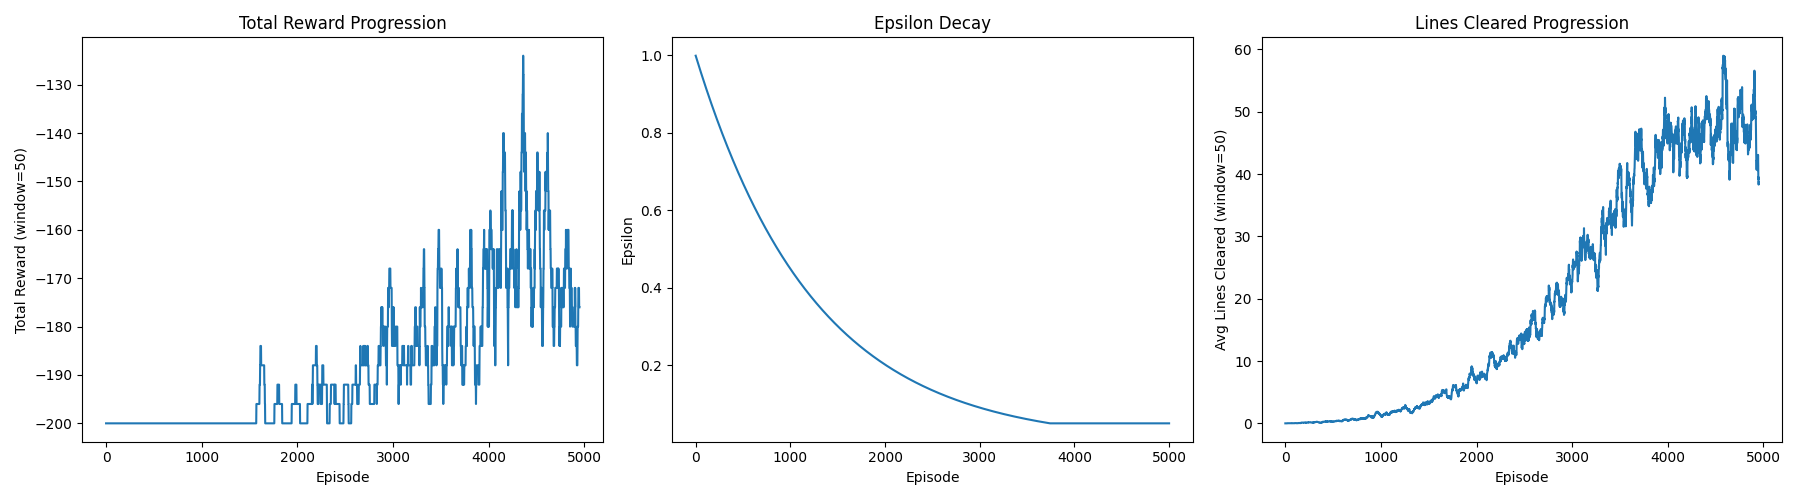

The Python source for this figure:
import cv2
import gymnasium as gym
import numpy as np
import random
import torch
import torch.nn as nn
import torch.optim as optim
from collections import deque
import os
import matplotlib
matplotlib.use('Agg')
import matplotlib.pyplot as plt
import yaml

from tetris_gymnasium.envs.tetris import Tetris
from tetris_gymnasium.mappings.actions import ActionsMapping

# Initialize ActionsMapping for use in functions
A = ActionsMapping()

# ------------------------
# Directories & Config
# ------------------------
CHECKPOINT_DIR = "checkpoints"
GRAPHS_DIR = "graphs"
BEST_MODELS_DIR = "best_models"  # Store history of best models
GRAPH_FILE = f"{GRAPHS_DIR}/tetris_training_graph_features.png"
SAVE_EVERY = 200
MAX_CHECKPOINTS = 10
MAX_BEST_MODELS = 10 

# Fixed to 5 features: smoothness, lines_cleared, holes, min_height, max_height
FEATURE_DIM = 5

# ------------------------
# Feature-Only DQN Network
# ------------------------
class DQN(nn.Module):
    def __init__(self, feature_dim=5):
        super(DQN, self).__init__()
        
        # 5-feature network: feature_dim -> 64 -> 64 -> 1
        self.conv1 = nn.Sequential(nn.Linear(feature_dim, 64), nn.ReLU(inplace=True))
        self.conv2 = nn.Sequential(nn.Linear(64, 64), nn.ReLU(inplace=True))
        self.conv3 = nn.Sequential(nn.Linear(64, 1))
        self._create_weights()
        # print(f"🔧 Network architecture: {feature_dim} -> 64 -> 64 -> 1")

    def _create_weights(self):
        """Xavier initialization"""
        for m in self.modules():
            if isinstance(m, nn.Linear):
                nn.init.xavier_uniform_(m.weight)
                nn.init.constant_(m.bias, 0)

    def forward(self, features):
        x = self.conv1(features)
        x = self.conv2(x) 
        x = self.conv3(x)
        return x

# ------------------------
# Agent Class
# ------------------------
class Agent:
    def __init__(self, feature_dim, lr, gamma, batch_size, memory_size, device):
        """
        Initialize the DQN Agent with networks, optimizer, and replay memory.
        
        Args:
            feature_dim: Dimension of the feature vector
            lr: Learning rate
            gamma: Discount factor
            batch_size: Batch size for training
            memory_size: Maximum size of replay memory
            device: torch device (cuda or cpu)
        """
        self.device = device
        self.gamma = gamma
        self.batch_size = batch_size
        
        # Create networks
        self.policy_net = DQN(feature_dim).to(device)
        self.target_net = DQN(feature_dim).to(device)
        self.target_net.load_state_dict(self.policy_net.state_dict())
        
        # Optimizer and loss
        self.optimizer = optim.Adam(self.policy_net.parameters(), lr=lr)
        self.loss_fn = nn.MSELoss()
        
        # Replay memory
        self.memory = deque(maxlen=memory_size)
    
    def remember(self, features, reward, next_features, done):
        """Store transition in replay memory"""
        self.memory.append((features, reward, next_features, done))
    
    def replay(self):
        """Train the network using a batch from replay memory"""
        if len(self.memory) < self.batch_size:
            return
        
        batch = random.sample(self.memory, self.batch_size)
        features, rewards, next_features, dones = zip(*batch)
        
        features = torch.tensor(np.array(features), dtype=torch.float32).to(self.device)
        next_features = torch.tensor(np.array(next_features), dtype=torch.float32).to(self.device)
        rewards = torch.tensor(np.array(rewards, dtype=np.float32), dtype=torch.float32).to(self.device)
        
        # Q-values for current states
        q_values = self.policy_net(features).squeeze()
        
        # Q-values for next states (using target network)
        self.policy_net.eval()
        with torch.no_grad():
            next_q_values = self.target_net(next_features).squeeze()
        self.policy_net.train()
        
        # Compute target Q-values
        y_batch = []
        for reward, done, next_q in zip(rewards, dones, next_q_values):
            if done:
                y_batch.append(reward)
            else:
                y_batch.append(reward + self.gamma * next_q)
        y_batch = torch.stack(y_batch).to(self.device)
        
        # Compute loss and update
        loss = self.loss_fn(q_values, y_batch)
        self.optimizer.zero_grad()
        loss.backward()
        self.optimizer.step()
    
    def update_target_network(self):
        """Copy weights from policy network to target network"""
        self.target_net.load_state_dict(self.policy_net.state_dict())
    
    def save(self, filepath, epsilon, episode, reward=None):
        """Save agent state to file"""
        state = {
            "policy_state_dict": self.policy_net.state_dict(),
            "target_state_dict": self.target_net.state_dict(),
            "epsilon": epsilon,
            "episode": episode
        }
        if reward is not None:
            state["reward"] = reward
        torch.save(state, filepath)
    
    def load(self, filepath):
        """Load agent state from file"""
        checkpoint = torch.load(filepath, map_location=self.device, weights_only=False)
        self.policy_net.load_state_dict(checkpoint["policy_state_dict"])
        self.target_net.load_state_dict(checkpoint["target_state_dict"])
        return checkpoint

# ------------------------
# Tetris Environment Wrapper
# ------------------------
class TetrisEnv:
    """Wrapper class for Tetris environment with helper methods"""
    
    # Offsets to convert trimmed-x → env-x
    # Format: piece_index : [offset_per_rotation]
    X_OFFSETS = {
        0: [0, -2],         # I (horizontal, vertical)
        1: [0],             # O
        2: [0, -1, 0, 0],   # T
        3: [0, -1],          # S
        4: [0, -1],          # Z
        5: [0, -1, 0, 0],   # J
        6: [0, -1, 0, 0],   # L
    }
    
    def __init__(self, render_mode=None):
        """Initialize the Tetris environment"""
        self.env = gym.make("tetris_gymnasium/Tetris", render_mode=render_mode)
        self.obs, self.info = self.env.reset()
    
    def reset(self):
        """Reset the environment"""
        self.obs, self.info = self.env.reset()
        return self.obs, self.info
    
    def step(self, action):
        """Take a step in the environment"""
        return self.env.step(action)
    
    def render(self):
        """Render the environment"""
        return self.env.render()
    
    def close(self):
        """Close the environment"""
        self.env.close()
    
    @staticmethod
    def extract_features(board_state, clear_lines=True):
        """
        Extract 5 features for Tetris board evaluation:
        1. Smoothness (bumpiness - sum of absolute height differences between adjacent columns)
        2. Lines cleared (lines that can be cleared before clearing them)
        3. Holes (empty cells below filled cells)
        4. Min height (shortest column)
        5. Max height (tallest column)
        
        Args:
            board_state: 2D numpy array representing the playable board
            clear_lines: If True, simulate line clearing and return the cleared board
        
        Returns:
            dict with 5 feature values and optionally the cleared board
        """
        H, W = board_state.shape
        
        # Feature 2: Lines cleared (count BEFORE clearing)
        lines_cleared = 0
        rows_to_clear = []
        for row in range(H):
            if all(board_state[row, col] > 0 for col in range(W)):
                lines_cleared += 1
                rows_to_clear.append(row)
        
        # Simulate line clearing if requested
        if clear_lines and rows_to_clear:
            board_after_clear = np.delete(board_state, rows_to_clear, axis=0)
            empty_rows = np.zeros((lines_cleared, W), dtype=board_state.dtype)
            board_state = np.vstack([empty_rows, board_after_clear])
        
        # Calculate column heights (after clearing if applicable)
        column_heights = []
        for col in range(W):
            column = board_state[:, col]
            filled_rows = np.where(column > 0)[0]
            if len(filled_rows) > 0:
                height = H - filled_rows[0]  # Height from bottom
                column_heights.append(height)
            else:
                column_heights.append(0)
        
        # Feature 1: Smoothness (bumpiness)
        # Sum of absolute differences between adjacent column heights
        smoothness = 0
        for i in range(len(column_heights) - 1):
            smoothness += abs(column_heights[i] - column_heights[i + 1])
                
        # Feature 3: Holes
        holes = 0
        for col in range(W):
            column = board_state[:, col]
            filled_rows = np.where(column > 0)[0]
            if len(filled_rows) > 0:
                for row in range(filled_rows[0] + 1, H):
                    if column[row] == 0:
                        holes += 1
        
        # Feature 4: Min height
        min_height = min(column_heights) if column_heights else 0
        
        # Feature 5: Max height
        max_height = max(column_heights) if column_heights else 0
        
        return {
            'smoothness': smoothness,
            'lines_cleared': lines_cleared,  # Now returns lines_cleared instead of complete_lines
            'holes': holes,
            'min_height': min_height,
            'max_height': max_height,
            'cleared_board': board_state  # Return the cleared board for use in get_all_board_states
        }
    
    def get_current_state_features(self):
        """Get features for the current board state"""
        board = self.env.unwrapped.board.astype(np.float32)
        H, W = board.shape
        playable_board = board[:H-4, 4:W-4]  # Remove padding
        
        # Extract features (don't clear lines for current state)
        features = self.extract_features(playable_board, clear_lines=False)
        feature_vector = np.array([
            features['smoothness'] / 100.0,
            features['lines_cleared'] / 4.0,   # 0-4 → 0-1
            features['holes'] / 10.0,          # 0-10 → 0-1
            features['min_height'] / 20.0,     # 0-20 → 0-1
            features['max_height'] / 20.0      # 0-20 → 0-1
        ], dtype=np.float32)
        
        return feature_vector
    
    @staticmethod
    def shape_reward(lines_cleared, terminated, max_height):
        """
        Reward formula focused on tetrises with height-based penalty:
        - Survival: +1 per step survived
        - Line clears: scaled rewards (single=10, double=30, triple=50, tetris=200)
        - Tetris bonus: Large reward for clearing 4 lines at once
        - High stack penalty: -500 when max_height > 12 (dangerous zone)
        - Game over: -500 (still penalize death)
        
        This encourages the agent to:
        1. Seek tetris opportunities (4-line clears)
        2. Avoid letting the stack get too high (>12 blocks)
        3. Clear lines before reaching dangerous heights
        4. Balance risk vs reward more proactively
        
        Args:
            lines_cleared: Number of lines cleared this step (0-4)
            terminated: Whether the game ended
            max_height: Maximum column height on the board
        
        Returns:
            Reward score for this step
        """
        # Heavy penalty for game over
        if terminated:
            return -200
        
        # Base survival reward: small but keeps agent alive
        reward = 0
        
        # Height-based penalty: punish dangerous stack heights
        # This teaches the agent to avoid risky situations BEFORE dying
        # if max_height > 15:
        #     reward -= 15  # Same penalty as death - this is dangerous!
        
        # Line clear rewards with tetris emphasis
        if lines_cleared == 4:
            # TETRIS! Big reward
            reward += 200
        # else:
        #     reward += lines_cleared * 10

        return reward
    
    @staticmethod
    def trim_piece(piece):
        """Trim whitespace from piece matrix"""
        rows = np.any(piece, axis=1)
        cols = np.any(piece, axis=0)
        return piece[np.ix_(rows, cols)]

    def get_unique_rotations(self, tetromino):
        """Get all unique rotations of a tetromino"""
        rotations = []
        seen = []
        mat = tetromino.matrix.copy()
        for _ in range(4):
            trimmed = self.trim_piece(mat)
            if not any(np.array_equal(trimmed, s) for s in seen):
                seen.append(trimmed)
                rotations.append(trimmed)
            mat = np.rot90(mat, -1)
        return rotations

    @staticmethod
    def piece_bounds(piece):
        """Get left and right bounds of piece"""
        cols = np.any(piece, axis=0)
        left = np.argmax(cols)
        right = len(cols) - 1 - np.argmax(cols[::-1])
        return left, right

    @staticmethod
    def check_collision(board, piece, x, y):
        """Check if piece collides with board at position (x, y)"""
        H, W = board.shape
        h, w = piece.shape
        for py in range(h):
            for px in range(w):
                if piece[py, px]:
                    bx = x + px
                    by = y + py
                    if bx < 0 or bx >= W or by < 0 or by >= H:
                        return True
                    if board[by, bx]:
                        return True
        return False

    @staticmethod
    def place_piece(board, piece, x, y):
        """Place piece on board at position (x, y)"""
        new_board = board.copy()
        h, w = piece.shape
        for py in range(h):
            for px in range(w):
                if piece[py, px]:
                    new_board[y + py, x + px] = 1
        return new_board

    def compute_action_sequence(self, tetro_idx, tetro, target_rot_id, target_x):
        """Compute action sequence to place piece at target position and rotation"""
        actions = []
        
        # The piece always spawns at rotation 0, so target_rot_id directly tells us
        # how many clockwise rotations to perform
        n_rot = target_rot_id
        actions += [A.rotate_counterclockwise] * n_rot

        # --- Apply per-piece per-rotation offset ---
        offset = self.X_OFFSETS[tetro_idx][target_rot_id]
        corrected_target_x = target_x + offset

        start_x = self.env.unwrapped.x
        dx = corrected_target_x - start_x

        if dx > 0:
            actions += [A.move_right] * dx
        elif dx < 0:
            actions += [A.move_left] * (-dx)

        actions.append(A.hard_drop)
        return actions

    def get_all_board_states(self, tetro_idx, tetro):
        """Get all possible board states for current piece"""
        board = self.env.unwrapped.board.copy()
        H, W = board.shape
        
        # CRITICAL FIX: Clear any full lines in the board snapshot FIRST
        # The environment may not have cleared lines from the previous piece yet
        playable_snapshot = board[:H-4, 4:W-4]
        rows_to_clear = []
        for row in range(playable_snapshot.shape[0]):
            if np.all(playable_snapshot[row] > 0):
                rows_to_clear.append(row)
        
        if rows_to_clear:
            # Remove full rows and add empty rows at top
            playable_snapshot = np.delete(playable_snapshot, rows_to_clear, axis=0)
            empty_rows = np.zeros((len(rows_to_clear), playable_snapshot.shape[1]), dtype=playable_snapshot.dtype)
            playable_snapshot = np.vstack([empty_rows, playable_snapshot])
            # Reconstruct full board with padding
            board = np.zeros((H, W), dtype=board.dtype)
            board[:H-4, 4:W-4] = playable_snapshot
        
        rotations = self.get_unique_rotations(tetro)
        results = []

        pad = 4
        playable_x_min = pad
        playable_x_max = W - pad

        for rot_id, piece in enumerate(rotations):
            h, w = piece.shape
            left, right = self.piece_bounds(piece)

            # x is the LEFTMOST occupied column in board coords
            min_x = playable_x_min - left
            max_x = playable_x_max - (right + 1)

            for x in range(min_x, max_x + 1):
                y = 0
                while not self.check_collision(board, piece, x, y):
                    y += 1
                y -= 1
                if y < 0:
                    continue

                new_board = self.place_piece(board, piece, x, y)
                
                # Extract playable area for feature calculation
                H_full, W_full = new_board.shape
                playable_board = new_board[:H_full-4, 4:W_full-4]  # Remove padding
                
                # Extract features with line clearing simulation
                # This counts lines BEFORE clearing, then simulates clearing for other features
                features = self.extract_features(playable_board, clear_lines=True)
                
                # Use the cleared board for future state evaluation
                playable_board = features['cleared_board']
                
                # Build feature vector
                feature_vector = np.array([
                    features['smoothness'] / 100.0,
                    features['lines_cleared'] / 4.0,       # 0-4 → 0-1
                    features['holes'] / 10.0,              # 0-10 → 0-1
                    features['min_height'] / 20.0,         # 0-20 → 0-1
                    features['max_height'] / 20.0          # 0-20 → 0-1
                ], dtype=np.float32)
                
                actions = self.compute_action_sequence(
                    tetro_idx,  
                    tetro,
                    rot_id,
                    x
                )
                results.append({
                    "rotation": rot_id,
                    "x": x,
                    "y": y,
                    "features": feature_vector,  # Now returns feature vector instead of board
                    "actions": actions,
                    "board": playable_board  # For debugging
                })

        return results

# ------------------------
# Helper Functions
# ------------------------
def cleanup_checkpoints(folder, max_keep):
    files = sorted(
        [f for f in os.listdir(folder) if f.endswith(".pth")],
        key=lambda f: os.path.getmtime(os.path.join(folder, f))
    )
    while len(files) > max_keep:
        old_file = files.pop(0)
        os.remove(os.path.join(folder, old_file))
        print(f"🧹 Removed old checkpoint: {old_file}")

def save_training_graph(rewards_per_episode, epsilon_history, lines_per_episode):
    fig = plt.figure(figsize=(18,5))
    window = 50
    
    # Rewards
    plt.subplot(1, 3, 1)
    if len(rewards_per_episode) >= window:
        smoothed_rewards = np.convolve(rewards_per_episode, np.ones(window)/window, mode='valid')
    else:
        smoothed_rewards = rewards_per_episode
    plt.plot(range(len(smoothed_rewards)), smoothed_rewards)
    plt.xlabel("Episode")
    plt.ylabel(f"Total Reward (window={window})")
    plt.title("Total Reward Progression")
    
    # Epsilon
    plt.subplot(1, 3, 2)
    plt.plot(epsilon_history)
    plt.xlabel("Episode")
    plt.ylabel("Epsilon")
    plt.title("Epsilon Decay")
    
    # Lines cleared
    plt.subplot(1, 3, 3)
    if len(lines_per_episode) >= window:
        avg_lines = np.convolve(lines_per_episode, np.ones(window)/window, mode='valid')
    else:
        avg_lines = lines_per_episode
    plt.plot(range(len(avg_lines)), avg_lines)
    plt.xlabel("Episode")
    plt.ylabel(f"Avg Lines Cleared (window={window})")
    plt.title("Lines Cleared Progression")
    
    plt.tight_layout()
    plt.savefig(GRAPH_FILE)
    plt.close(fig)

# ------------------------
# Main Training Loop
# ------------------------

if __name__ == "__main__":
    # Create directories
    os.makedirs(CHECKPOINT_DIR, exist_ok=True)
    os.makedirs(GRAPHS_DIR, exist_ok=True)
    os.makedirs(BEST_MODELS_DIR, exist_ok=True)
    
    # Load reference hyperparameters
    with open("hyperparams.yaml", "r") as f:
        config = yaml.safe_load(f)

    gamma = config["gamma"]
    epsilon = config["initial_epsilon"]
    epsilon_min = config["final_epsilon"]
    epsilon_decay = config["epsilon_decay"]
    lr = config["lr"]
    batch_size = config["batch_size"]
    memory_size = config["memory_size"]
    target_update_freq = config["target_update_freq"]
    num_episodes = config["num_episodes"]
    save_interval = config["save_interval"]

    device = torch.device("cuda" if torch.cuda.is_available() else "cpu")
    print(f"Using device: {device}")
    
    print("🔧 Using 5-feature extraction (smoothness, lines_cleared, holes, min_height, max_height)")
    
    # Create environment wrapper
    tetris_env = TetrisEnv(render_mode=None)
    
    # ------------------------
    # Replay Memory & Networks
    # ------------------------
    # Set seed like reference
    torch.manual_seed(123)
    if torch.cuda.is_available():
        torch.cuda.manual_seed(123)

    # Use the configured feature dimension
    feature_dim = FEATURE_DIM

    # Print hyperparameters
    print("\n🔧 Reference Implementation Hyperparameters:")
    for key, value in config.items():
        print(f"   {key}: {value}")
    print()

    # Create agent
    agent = Agent(
        feature_dim=feature_dim,
        lr=lr,
        gamma=gamma,
        batch_size=batch_size,
        memory_size=memory_size,
        device=device
    )

    # Load checkpoint if it exists
    RESUME_CHECKPOINT = "best_model_features__.pth"  # Feature-based model saved by reward
    start_episode = 0
    if os.path.exists(RESUME_CHECKPOINT):
        print(f"Loading checkpoint: {RESUME_CHECKPOINT}")
        checkpoint = agent.load(RESUME_CHECKPOINT)
        epsilon = checkpoint.get("epsilon", epsilon)  # Resume from saved epsilon
        start_episode = checkpoint.get("episode", 0)
        print(f"Resumed from episode {start_episode}, epsilon={epsilon:.4f}")
    else:
        print("No feature-based checkpoint found, starting from scratch")
    
    best_reward = -float("inf")
    best_lines = 0
    rewards_per_episode = []
    epsilon_history = []
    lines_per_episode = []

    try:
        episode = 0
        
        # Get initial state features
        obs, info = tetris_env.reset()
        current_state_features = tetris_env.get_current_state_features()
        
        print(f"\n🚀 Starting training for {num_episodes} episodes...")
        print(f"💾 Checkpoints will be saved every {save_interval} episodes\n")
        
        pieces_placed = 0
        episode_pieces = 0
        episode_reward_total = 0  # Track cumulative reward per episode
        episode_lines_total = 0  # Track total lines cleared per episode

        while episode < num_episodes:
            # Get all possible next states (like reference implementation)
            tetro = tetris_env.env.unwrapped.active_tetromino
            tetro_idx = tetro.id - 2
            placements = tetris_env.get_all_board_states(tetro_idx, tetro)
            
            if not placements:
                # Can't place piece - game over
                obs, info = tetris_env.reset()
                current_state_features = tetris_env.get_current_state_features()
                continue

            # Get all feature vectors and Q-values
            feature_vectors = np.array([p["features"] for p in placements], dtype=np.float32)
            features_batch = torch.tensor(feature_vectors, dtype=torch.float32).to(device)

            agent.policy_net.eval()
            with torch.no_grad():
                q_values = agent.policy_net(features_batch).squeeze()
            agent.policy_net.train()

            # Epsilon-greedy action selection (reference style)
            u = random.random()
            if u <= epsilon:
                chosen_idx = random.randint(0, len(placements) - 1)
            else:
                chosen_idx = torch.argmax(q_values).item()

            chosen = placements[chosen_idx]
            next_state_features = feature_vectors[chosen_idx]
            
            # Track pieces placed
            pieces_placed += 1
            episode_pieces += 1
            
            # Execute the action sequence
            lines_cleared_this_step = 0
            terminated = False
            for a in chosen["actions"]:
                if terminated:
                    break
                obs, reward_step, terminated, truncated, info = tetris_env.step(a)
                lines_cleared_this_step = info.get("lines_cleared", 0)
                tetris_env.render()
                cv2.waitKey(1)
            
            # Extract max_height from the next state features (5th feature, denormalized)
            # Features: [smoothness/100, lines_cleared/4, holes/10, min_height/20, max_height/20]
            max_height = next_state_features[4] * 20.0  # Denormalize from 0-1 to actual height
            
            # Calculate reward with height penalty
            step_reward = tetris_env.shape_reward(lines_cleared_this_step, terminated, max_height)
            episode_reward_total += step_reward
            episode_lines_total += lines_cleared_this_step  # Accumulate lines cleared
            
            # Store transition in replay memory
            agent.remember(current_state_features, step_reward, next_state_features, terminated)
            
            # If episode ended, train and start new episode
            if terminated:
                episode += 1
                
                # Exponential epsilon decay (once per episode)
                epsilon = max(epsilon_min, epsilon * epsilon_decay)
                
                # Train if we have enough samples
                if len(agent.memory) >= batch_size:
                    agent.replay()
                
                # Target network update
                if episode % target_update_freq == 0:
                    agent.update_target_network()
                
                # Checkpoint saving
                if episode % save_interval == 0:
                    checkpoint_path = f"{CHECKPOINT_DIR}/tetris_dqn_ep{episode}.pth"
                    agent.save(checkpoint_path, epsilon, episode)
                    cleanup_checkpoints(CHECKPOINT_DIR, MAX_CHECKPOINTS)
                    save_training_graph(rewards_per_episode, epsilon_history, lines_per_episode)
                    print(f"💾 Checkpoint saved at episode {episode}")
                
                # Save best model based on total episode reward
                if episode_reward_total > best_reward:
                    best_reward = episode_reward_total
                    
                    # Save to best_models history folder
                    best_model_history_path = f"{BEST_MODELS_DIR}/best_model_ep{episode}_reward{episode_reward_total:.0f}.pth"
                    agent.save(best_model_history_path, epsilon, episode, episode_reward_total)
                    
                    # Clean up old best models (keep only last MAX_BEST_MODELS)
                    cleanup_checkpoints(BEST_MODELS_DIR, MAX_BEST_MODELS)
                    
                    # Also save as the main best_model.pth (most accessible for play_model)
                    agent.save("best_model.pth", epsilon, episode, episode_reward_total)
                    print(f"💎 Saved new best model at Episode {episode} (Reward: {episode_reward_total:.2f})")
                    print(f"   📜 History saved to: {best_model_history_path}")
                
                # Logging
                rewards_per_episode.append(episode_reward_total)
                epsilon_history.append(epsilon)
                lines_per_episode.append(episode_lines_total)  # Total lines cleared in episode
                
                # Per-episode diagnostics with Q-value monitoring
                if len(agent.memory) >= batch_size:
                    sample_batch = random.sample(agent.memory, min(100, len(agent.memory)))
                    sample_features = torch.tensor(np.array([s[0] for s in sample_batch]), dtype=torch.float32).to(device)
                    with torch.no_grad():
                        sample_q = agent.policy_net(sample_features).squeeze()
                    avg_q = sample_q.mean().item()
                    max_q = sample_q.max().item()
                    min_q = sample_q.min().item()
                    print(f"Episode {episode}: {episode_pieces} pieces, reward={episode_reward_total:.1f}, ε={epsilon:.3f} | Q: avg={avg_q:.1f}, max={max_q:.1f}, min={min_q:.1f}, mem={len(agent.memory)}")
                else:
                    print(f"Episode {episode}: {episode_pieces} pieces, reward={episode_reward_total:.1f}, ε={epsilon:.3f}, mem={len(agent.memory)}/{batch_size} (warmup)")
                
                # Reset episode tracking variables
                episode_pieces = 0
                episode_reward_total = 0
                episode_lines_total = 0  # Reset lines counter
                
                # Reset environment
                obs, info = tetris_env.reset()
                current_state_features = tetris_env.get_current_state_features()
            else:
                # Continue with next piece
                current_state_features = next_state_features

    finally:
        agent.save(f"{CHECKPOINT_DIR}/tetris_dqn_latest.pth", epsilon, episode)
        save_training_graph(rewards_per_episode, epsilon_history, lines_per_episode)
        tetris_env.close()
        print("✅ Latest model saved and graph generated")
